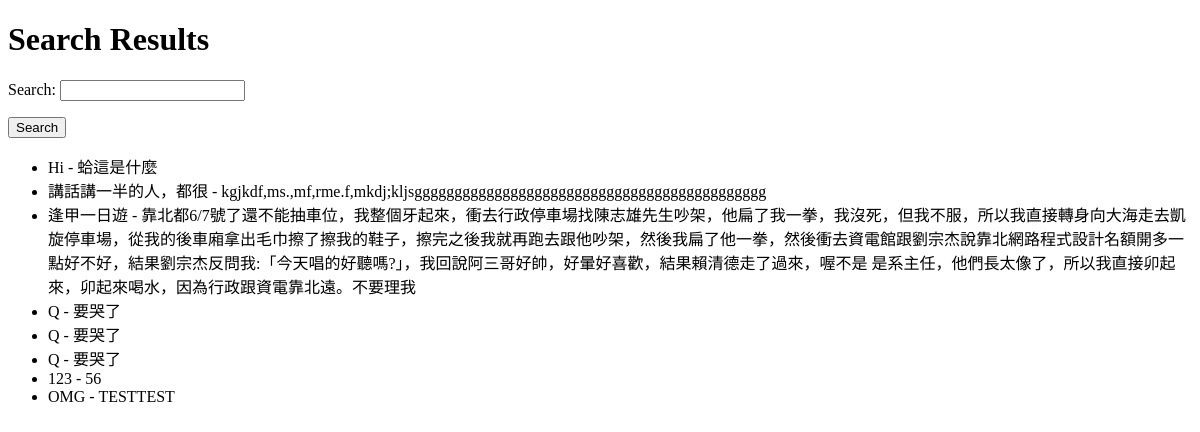
The app's page /search/, older data.
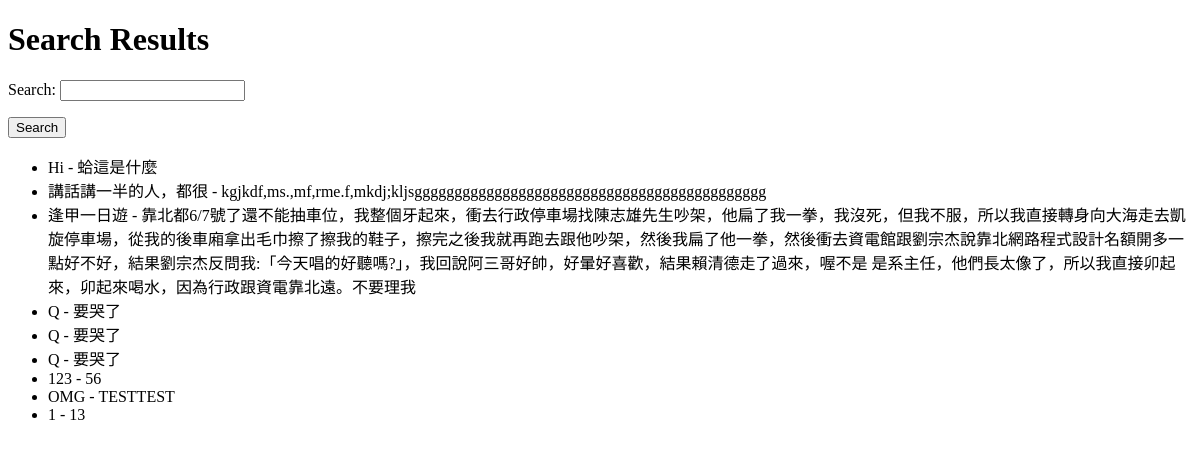
The same page, newer data.
### travel/models.py (models this page shows, shortened)
class Post(models.Model):
    user = models.ForeignKey(User, on_delete=models.CASCADE, related_name='posts', verbose_name="發文者")
    title = models.CharField(max_length=10, verbose_name="文章標題")
    description = models.TextField(verbose_name="文章內容")
    created_at = models.DateTimeField(default=timezone.now, verbose_name="發文時間")
    pictures = models.ManyToManyField(Picture, related_name='posts', verbose_name="內文圖片")

### travel/views.py (the view)
# urls.py: path('search/', views.search_posts, name='search_posts'),
def search_posts(request):
    form = SearchForm(request.GET or None)
    posts = Post.objects.all()
    if form.is_valid():
        query = form.cleaned_data.get('query')
        if query:
            posts = posts.filter(
                Q(title__icontains=query) | Q(description__icontains=query)
            )
    return render(request, 'search_results.html', {'form': form, 'posts': posts})

### travel/forms.py
class SearchForm(forms.Form):
    query = forms.CharField(required=False, label='Search')

### travel/templates/search_results.html (shortened to what this page needs)
<!DOCTYPE html>
<html lang="en">
<head>
</head>
<body>
    <h1>Search Results</h1>
    <form method="get" action="{% url 'travel:search_posts' %}">
        {{ form.as_p }}
        <button type="submit">Search</button>
    </form>
    <ul>
        {% for post in posts %}
            <li>
                {{ post.title }} - {{ post.description }}
                <br>
            </li>
        {% endfor %}
    </ul>
</body>
</html>

Row changes from the older to the newer data that the page shows:
added Post: title "1", description "13"
